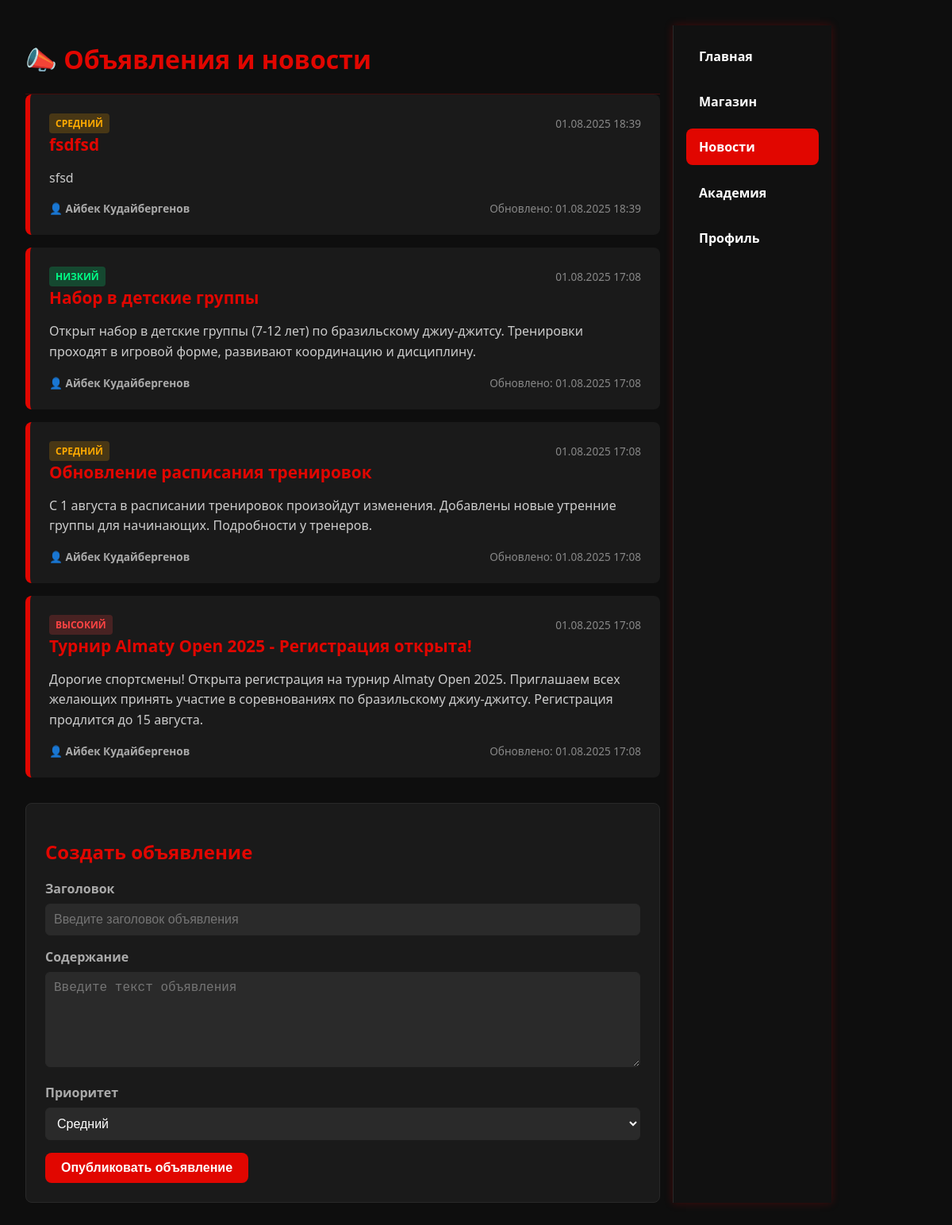
The app's page /announcements/ (signed in) with its own data.
### announcements/models.py (models this page shows, shortened)
class Announcement(models.Model):
    PRIORITY_CHOICES = [
        ("low", "Низкий"),
        ("medium", "Средний"),
        ("high", "Высокий"),
        ("urgent", "Срочный"),
    ]
    title = models.CharField(max_length=200, verbose_name="Заголовок")
    content = models.TextField(verbose_name="Содержание")
    author = models.ForeignKey(
        settings.AUTH_USER_MODEL,
        on_delete=models.CASCADE,
        limit_choices_to={"role__in": ["coach", "admin"]},
        verbose_name="Автор",
    )
    priority = models.CharField(
        max_length=10, choices=PRIORITY_CHOICES, default="medium", verbose_name="Приоритет"
    )
    is_published = models.BooleanField(default=True, verbose_name="Опубликовано")
    created_at = models.DateTimeField(auto_now_add=True, verbose_name="Дата создания")
    updated_at = models.DateTimeField(auto_now=True, verbose_name="Дата обновления")
    class Meta:
        verbose_name = "Объявление"
        verbose_name_plural = "Объявления"
        ordering = ["-priority", "-created_at"]

### users/models.py (models this page shows, shortened)
class User(AbstractUser):
    ROLE_CHOICES = [
        ("student", "Ученик"),
        ("parent", "Родитель"),
        ("coach", "Тренер"),
        ("admin", "Администратор"),
    ]
    role = models.CharField(
        max_length=10, choices=ROLE_CHOICES, default="student", verbose_name="Роль"
    )
    phone = models.CharField(max_length=20, blank=True, verbose_name="Телефон")
    birth_date = models.DateField(null=True, blank=True, verbose_name="Дата рождения")
    points = models.PositiveIntegerField(default=0, verbose_name="Баллы")
    is_email_verified = models.BooleanField(default=False, verbose_name="Email подтвержден")
    photo = models.ImageField(
        upload_to="users/photos/", blank=True, null=True, verbose_name="Фото профиля"
    )
    class Meta:
        verbose_name = "Пользователь"
        verbose_name_plural = "Пользователи"

### announcements/views.py (the view)
# urls.py: path("", views.announcement_list, name="list"),
def announcement_list(request):
    announcements = Announcement.objects.filter(is_published=True).order_by("-created_at")
    return render(request, "news/news.html", {"announcements": announcements})

### templates/news/news.html (shortened to what this page needs)
<!DOCTYPE html>
<html lang="ru">
<head>
</head>
<body>
  <div class="container">
    <h1>📣 Объявления и новости</h1>
    <section class="news-list">
      {% if announcements %}
        {% for announcement in announcements %}
        <article class="news-item">
          <div class="meta">
            <span class="priority-badge priority-{{ announcement.priority }}">
              {% if announcement.priority == 'high' %}Высокий
              {% elif announcement.priority == 'medium' %}Средний
              {% elif announcement.priority == 'low' %}Низкий
              {% elif announcement.priority == 'urgent' %}Срочный
              {% endif %}
            </span>
            <span class="date">{{ announcement.created_at|date:"d.m.Y H:i" }}</span>
          </div>
          <h3>{{ announcement.title }}</h3>
          <div class="content">{{ announcement.content|linebreaks }}</div>
          <div class="meta">
            <span class="author">👤 {{ announcement.author.get_full_name|default:announcement.author.username }}</span>
            {% if announcement.updated_at != announcement.created_at %}
              <span class="date">Обновлено: {{ announcement.updated_at|date:"d.m.Y H:i" }}</span>
            {% endif %}
          </div>
        </article>
        {% endfor %}
      {% else %}
        <div class="empty-state">
          <div class="empty-state-icon">📢</div>
          <p>Пока нет объявлений</p>
        </div>
      {% endif %}
    </section>
    {% if user.is_authenticated and user.role in 'coach,admin' %}
    <section class="create-form">
      <h2>Создать объявление</h2>
      <form method="post" action="{% url 'announcements:create' %}">
        <div class="form-group">
          <label for="title">Заголовок</label>
          <input type="text" id="title" name="title" required placeholder="Введите заголовок объявления">
        </div>
        <div class="form-group">
          <label for="content">Содержание</label>
          <textarea id="content" name="content" required placeholder="Введите текст объявления"></textarea>
        </div>
        <div class="form-group">
          <label for="priority">Приоритет</label>
          <select id="priority" name="priority" required>
            <option value="medium" selected>Средний</option>
          </select>
        </div>
        <button type="submit" class="btn btn-primary">Опубликовать объявление</button>
      </form>
    </section>
    {% endif %}
  </div>
  <nav>
    <a href="{% url 'dashboard:home' %}">Главная</a>
    <a href="{% url 'store:list' %}">Магазин</a>
    <a href="{% url 'announcements:list' %}" class="active">Новости</a>
    <a href="{% url 'gyms:list' %}">Академия</a>
    <a href="{% url 'users:profile' %}">Профиль</a>
  </nav>
</body>
</html>

### templates/news/news.html (style rules this page uses)
:root { --bg: #0e0e0e; --fg: white; --accent: #e10600; --input-bg: #2a2a2a; --border: #292929; --radius: 8px; --shadow: 0 0 10px rgba(225, 6, 0, 0.25); }
body { margin: 0; padding: 2rem; background: var(--bg); color: var(--fg); font-family: 'Segoe UI', Tahoma, Geneva, Verdana, sans-serif; display: flex; flex-direction: row; min-height: 100vh; box-sizing: border-box; }
.container { max-width: 800px; margin: 0; padding-right: 1rem; flex: 1 1 auto; }
h1, h2 { color: var(--accent); }
.news-list { margin-top: 1rem; border-top: 1px solid #e1060040; }
.news-item { background: #1a1a1a; padding: 1.5rem; border-left: 6px solid var(--accent); margin-bottom: 1rem; border-radius: var(--radius); transition: all 0.3s ease; }
.news-item h3 { margin: 0 0 0.5rem 0; color: var(--accent); font-size: 1.3rem; }
.news-item .content { color: #ccc; line-height: 1.6; margin-bottom: 1rem; }
.news-item .meta { display: flex; justify-content: space-between; align-items: center; font-size: 0.85rem; color: #bbb; }
.news-item .author { font-weight: 600; color: #aaa; }
.news-item .date { color: #888; }
.priority-badge { padding: 4px 8px; border-radius: 4px; font-size: 0.75rem; font-weight: 600; text-transform: uppercase; }
.priority-high { background-color: rgba(255, 68, 68, 0.2); color: #ff4444; }
.priority-medium { background-color: rgba(255, 170, 0, 0.2); color: #ffaa00; }
.priority-low { background-color: rgba(0, 255, 136, 0.2); color: #00ff88; }
.create-form { margin-top: 2rem; background: #1a1a1a; padding: 1.5rem; border-radius: var(--radius); border: 1px solid var(--border); }
.form-group { margin-bottom: 1rem; }
label { display: block; margin-bottom: 0.5rem; font-weight: 600; color: #aaa; }
input[type="text"], textarea, select { width: 100%; padding: 10px; border-radius: 6px; border: 1px solid var(--border); background: var(--input-bg); color: var(--fg); box-sizing: border-box; font-size: 1rem; }
textarea { resize: vertical; min-height: 120px; }
.btn { padding: 10px 20px; border: none; border-radius: var(--radius); cursor: pointer; font-size: 1rem; font-weight: 600; text-decoration: none; display: inline-block; transition: all 0.3s ease; }
.btn-primary { background: var(--accent); color: var(--fg); }
nav { width: 200px; background: #111; border-left: 1px solid var(--border); box-shadow: var(--shadow); display: flex; flex-direction: column; padding: 1rem; box-sizing: border-box; }
nav a { color: var(--fg); text-decoration: none; padding: 12px 16px; margin-bottom: 0.7rem; border-radius: var(--radius); font-weight: 600; transition: background-color 0.3s ease; }
nav a:hover, nav a.active { background-color: var(--accent); color: #fff; }

### records on screen
Announcement: priority "СРЕДНИЙ", created_at "01.08.2025 18:39", title "fsdfsd", content "sfsd", author.get_full_name "Айбек Кудайбергенов", updated_at "01.08.2025 18:39"
Announcement: priority "НИЗКИЙ", created_at "01.08.2025 17:08", title "Набор в детские группы", content "Открыт набор в детские группы (7-12 лет) по бразильскому джиу-джитсу. Тренировки проходят в игровой форме, развивают координацию и дисциплину.", author.get_full_name "Айбек Кудайбергенов", updated_at "01.08.2025 17:08"
Announcement: priority "СРЕДНИЙ", created_at "01.08.2025 17:08", title "Обновление расписания тренировок", content "С 1 августа в расписании тренировок произойдут изменения. Добавлены новые утренние группы для начинающих. Подробности у тренеров.", author.get_full_name "Айбек Кудайбергенов", updated_at "01.08.2025 17:08"
Announcement: priority "ВЫСОКИЙ", created_at "01.08.2025 17:08", title "Турнир Almaty Open 2025 - Регистрация открыта!", content "Дорогие спортсмены! Открыта регистрация на турнир Almaty Open 2025. Приглашаем всех желающих принять участие в соревнованиях по бразильскому джиу-джитсу. Регистрация продлится до 15 августа.", author.get_full_name "Айбек Кудайбергенов", updated_at "01.08.2025 17:08"
